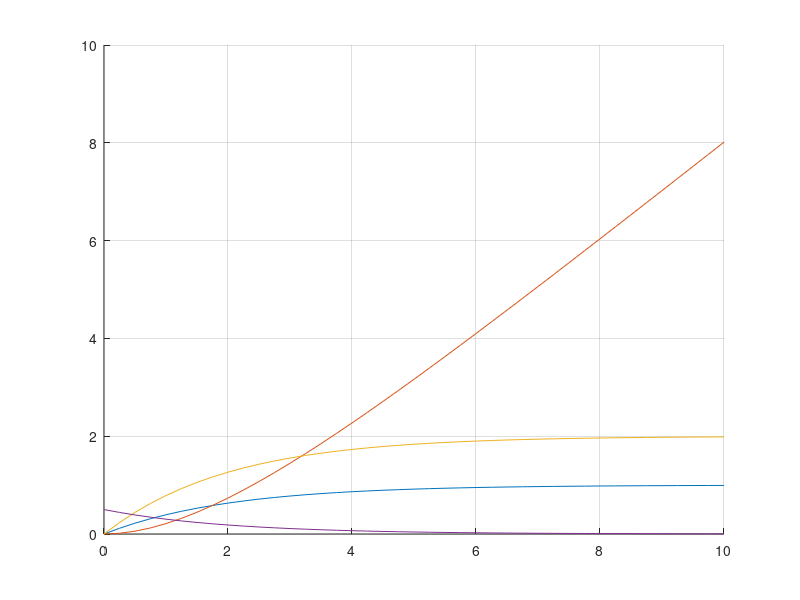

Source code (MATLAB):
clc;
clear all;
close all;
T = 2;
t = 0:0.25:5*T;

%Respuesta escalon unitario 1er orden
y1 = 1-exp(-t/T);

%Respuesta rampa unitaria 1er orden
y2 = t-T*(1-exp(-t/T));
e2 = T*(1-exp(-t/T));

%Respuesta impulso unitario 1er orden
y3 = 1/T*(exp(-t/T));

y = [y1;y2;e2;y3];

hold on;
grid on;
plot(t,y);